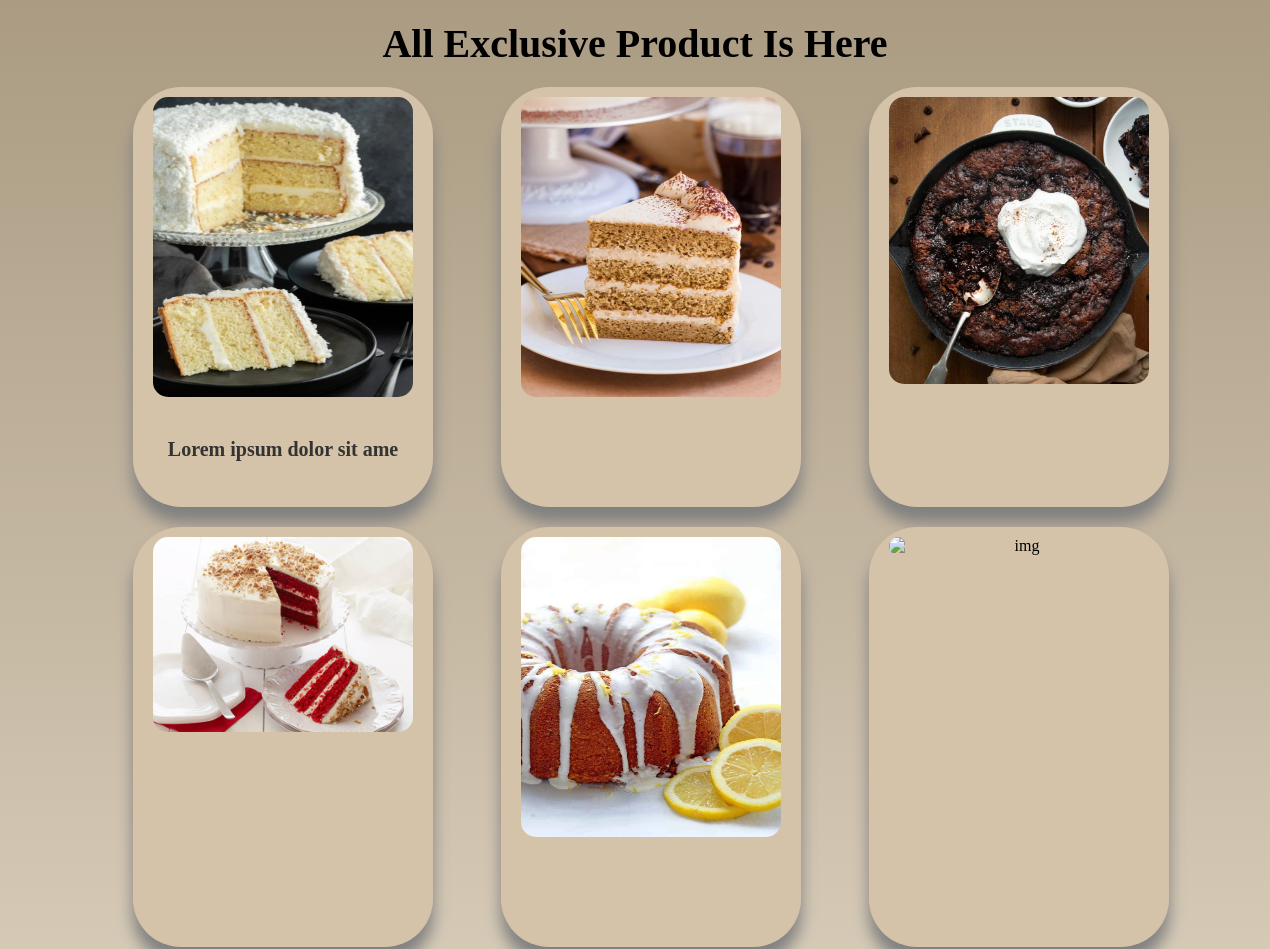
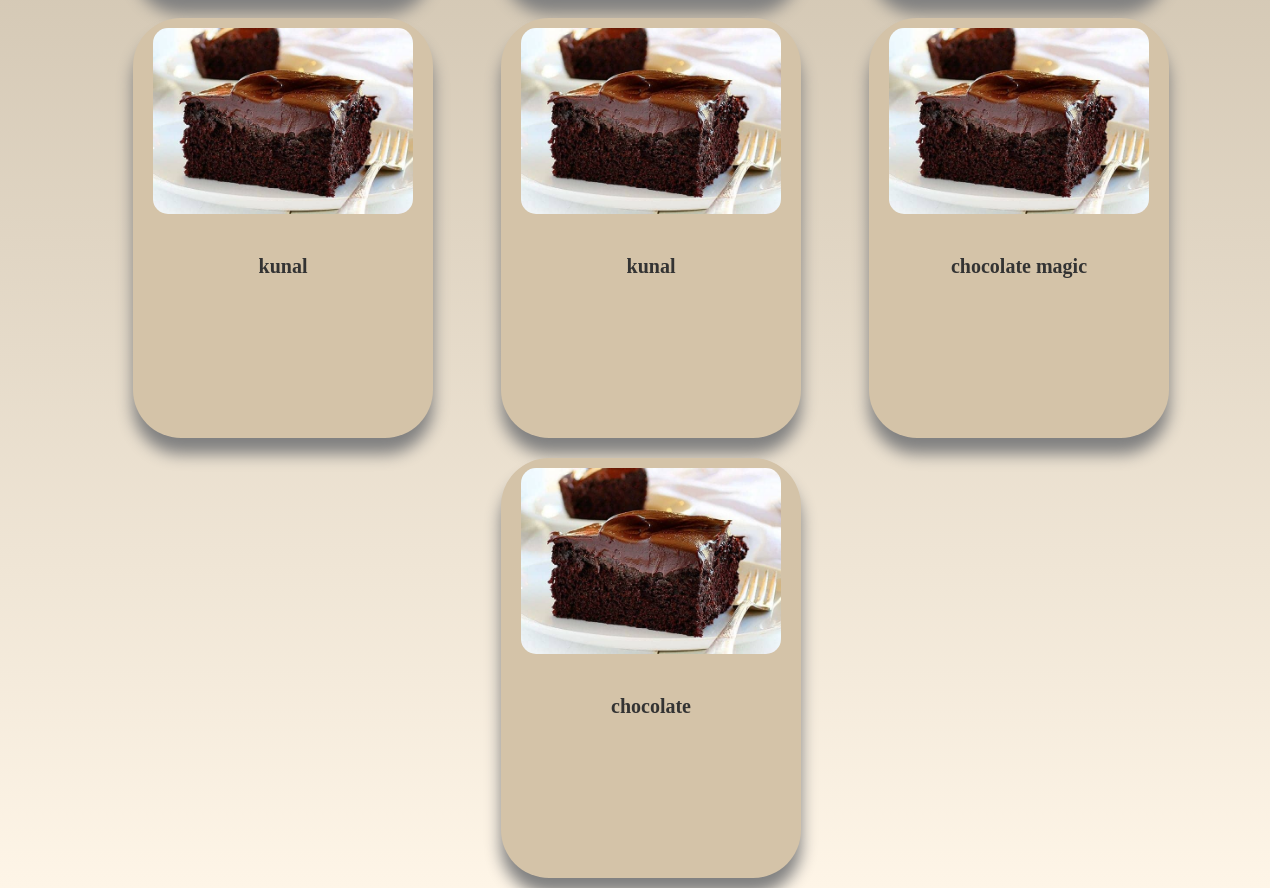
The app's page /product2.php with its own data (2 pictures, top to bottom).
### tables this page shows
CREATE TABLE `product2` (
  `id` int(2) NOT NULL,
  `name` varchar(100) NOT NULL,
  `image` varchar(100) NOT NULL
);

### product2.php (the view, shortened to what this page needs)
<!DOCTYPE html>
<html lang="en">
<head>
</head>
<body>
    <h1>All Exclusive Product Is Here </h1>
<div class="container">
    <div class="card">
        <img src="Recipe10.webp" alt="" id="img">
        <h2>Lorem ipsum dolor sit ame</h2>
    </div>
    <div class="card">
        <img src="Recipe9.webp" alt="img">
    </div>
    <div class="card">
        <img src="Recipe5.jpg" alt="img">
    </div>
    <div class="card">
        <img src="Recipe6.jpg" alt="img">
    </div>
    <div class="card">
        <img src="Recipe15.jpg" alt="img">
    </div>
    <div class="card">
        <img src="Recipe7webp" alt="img">
    </div>
    <?php
        $conn = new mysqli("localhost", "root", "", "sharecook_db");
        $sql = "SELECT * FROM product2";
        $result = $conn->query($sql);
        if ($result->num_rows > 0) {
            while ($row = $result->fetch_assoc()) {
                echo '<div class="card">
                        <img src="' . $row['image'] . '" alt="img">
                        <h2>'.$row['name'].'</h2>
                      </div>';
            }
        } else {
            echo "No images found.";
        }
        ?>
</div>
</body>
</html>

### product2.php (style rules this page uses)
body { font-family: 'Times New Roman', Times, serif; background: linear-gradient(to bottom, #aa9b82, #fef5e7); margin: 0; padding: 0; }
.container { display: flex; flex-wrap: wrap; justify-content: center; padding: 0px 20px 0px 20px; gap: 20px; border-radius: 15px; width: 100%; margin: 10px 20px 10px 20px ; }
.card { background-color: #d4c3a8; display: flex; flex-direction: column; width: 260px; height: 400px; align-items: center; text-align: center; padding: 10px 20px;; gap: 1.5rem; border-radius: 3rem; margin-right: 3rem; box-shadow: 0 16px 16px 0 grey; }
.card img { width: 100%; max-height: 300px; border-radius: 15px; }
.card h2 { font-size: 20px; color: #333; text-align: center; }
h1 { font-family: 'Times New Roman', Times, serif; font-size: 40px; text-align: center; margin: 20px; }

### records on screen
product2: image (picture), name "kunal"
product2: image (picture), name "kunal"
product2: image (picture), name "chocolate magic"
product2: image (picture), name "chocolate"
